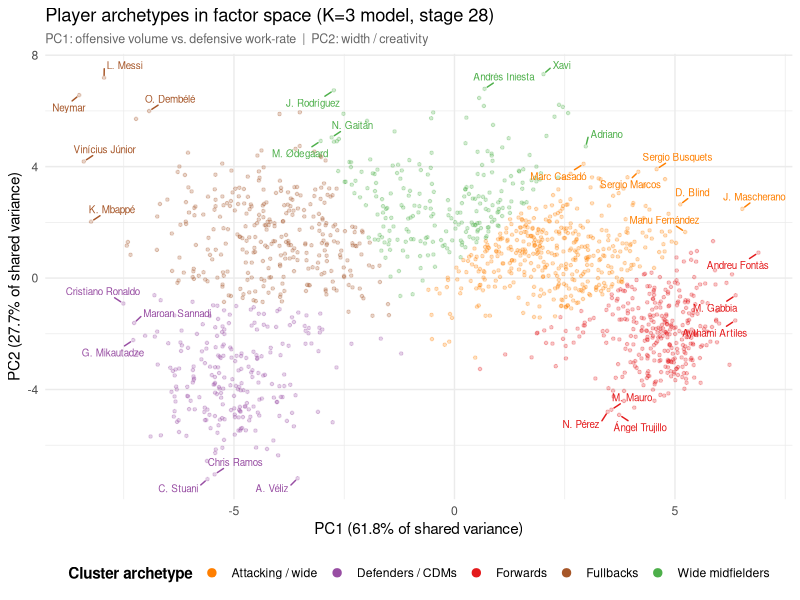

Generate this figure with R:
suppressPackageStartupMessages({
  library(ggplot2)
  library(dplyr)
  library(ggrepel)
})

scores <- read.csv("outputs/tables/29_player_factor_scores.csv",
                   stringsAsFactors = FALSE)

set.seed(42)
km <- kmeans(cbind(scores$pc1_score, scores$pc2_score), centers = 5, nstart = 50)
scores$cluster <- km$cluster

# Print centroid positions so label mapping is transparent
cents <- as.data.frame(km$centers)
colnames(cents) <- c("PC1", "PC2")
cents$cluster <- seq_len(nrow(cents))
message("Cluster centroids:")
print(cents[order(cents$PC1), ])

# Assign archetype labels based on centroid position
# PC1 = offensive-defensive axis (high = attack, low = defend)
# PC2 = width / creativity (high = wide/creative)
label_map <- character(5)
for (k in 1:5) {
  p1 <- cents$PC1[k]; p2 <- cents$PC2[k]
  label_map[k] <- dplyr::case_when(
    p1 >  0.5 & p2 >  0.3 ~ "Attacking / wide",
    p1 >  0.5 & p2 <= 0.3 ~ "Forwards",
    p1 < -0.5 & p2 >  0.3 ~ "Fullbacks",
    p1 < -0.5              ~ "Defenders / CDMs",
    p2 >  0.5              ~ "Wide midfielders",
    TRUE                   ~ "Central midfielders"
  )
}
message("Archetype labels:")
print(data.frame(cluster = 1:5, label = label_map))

scores$archetype <- label_map[scores$cluster]

# Keep only representative labels: top 3 by |PC1| and top 3 by |PC2| per cluster
extreme_pc1 <- scores |>
  group_by(cluster) |>
  slice_max(order_by = abs(pc1_score), n = 3) |>
  ungroup()
extreme_pc2 <- scores |>
  group_by(cluster) |>
  slice_max(order_by = abs(pc2_score), n = 3) |>
  ungroup()

label_pts <- bind_rows(extreme_pc1, extreme_pc2) |>
  distinct(player_name, .keep_all = TRUE) |>
  # Keep only the most extreme examples overall to avoid crowding
  slice_max(order_by = pc1_score^2 + pc2_score^2, n = 30)

archetype_colors <- c(
  "Forwards"           = "#E41A1C",
  "Attacking / wide"   = "#FF7F00",
  "Wide midfielders"   = "#4DAF4A",
  "Central midfielders"= "#377EB8",
  "Defenders / CDMs"   = "#984EA3",
  "Fullbacks"          = "#A65628"
)

p <- ggplot(scores, aes(pc1_score, pc2_score, color = archetype)) +
  geom_point(alpha = 0.25, size = 0.9) +
  geom_text_repel(
    data = label_pts,
    aes(label = player_name),
    size = 2.5, max.overlaps = 30,
    box.padding = 0.35, point.padding = 0.2,
    min.segment.length = 0.2, seed = 42
  ) +
  scale_color_manual(values = archetype_colors, drop = FALSE,
                     name = "Cluster archetype") +
  labs(
    title    = "Player archetypes in factor space (K=3 model, stage 28)",
    subtitle = "PC1: offensive volume vs. defensive work-rate  |  PC2: width / creativity",
    x = sprintf("PC1 (%.1f%% of shared variance)", 61.8),
    y = sprintf("PC2 (%.1f%% of shared variance)", 27.7)
  ) +
  theme_minimal(base_size = 11) +
  theme(
    legend.position  = "bottom",
    legend.title     = element_text(face = "bold"),
    plot.subtitle    = element_text(size = 9, color = "grey40")
  ) +
  guides(color = guide_legend(override.aes = list(alpha = 1, size = 2.5)))

ggsave("outputs/figures/29_factor_score_scatter_clustered.png", p,
       width = 10, height = 8, dpi = 150)
message("Saved: outputs/figures/29_factor_score_scatter_clustered.png")
